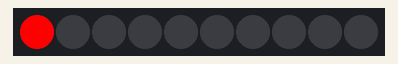
Simulated run of this sketch. Board: Arduino Uno, built with avr-gcc and run on an emulated ATmega328P. On the bench: 10 RGB LEDs in strip order, left to right.

Above: at 0.1 s.
At 0.6 s:
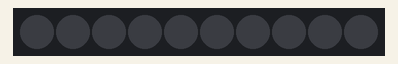

The sketch:

Teste_WS2816.ino
```cpp
#include <FastLED.h>

// How many leds in your strip?
#define NUM_LEDS 10


#define DATA_PIN 2


// Define the array of leds
CRGB leds[NUM_LEDS];

void setup() {
    // Uncomment/edit one of the following lines for your leds arrangement.
    // ## Clockless types ##
    FastLED.addLeds<WS2816, DATA_PIN>(leds, NUM_LEDS);  // GRB ordering is assumed
}

void loop() {
  // Turn the LED on, then pause
  leds[0] = CRGB::Red;
  FastLED.show();
  delay(500);
  // Now turn the LED off, then pause
  leds[0] = CRGB::Black;
  FastLED.show();
  delay(500);
}
```

Measured:
- what the display in image 1 shows lasts 0.5 s, from 0.5 s to 1.0 s
